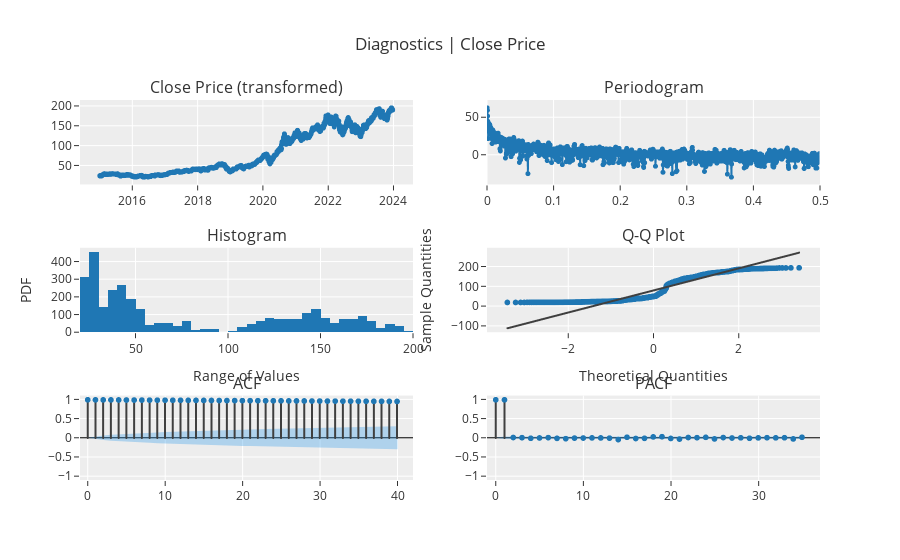

Notebook source saved alongside this figure:
### Code cell
# plot diagnostics
# for certain plots you don't need a trained model
plot_model(plot = 'diagnostics')

### Figure 1 — Plotly figure (JSON) as saved in the notebook; plotly's stock layout.template omitted (floating-point values rounded to 4 significant figures; data arrays with more than 128 entries replaced by an {"elided": "..."} marker saying what was removed)
{"data": [{"line": {"color": "rgb(31, 119, 180)", "width": 2}, "marker": {"color": "rgb(31, 119, 180)", "size": 5}, "mode": "lines+markers", "name": "Close Price (transformed)", "showlegend": false, "type": "scattergl", "x": {"elided": "3284 str values"}, "xaxis": "x", "y": {"elided": "3284 float values"}, "yaxis": "y"}, {"hoverinfo": "text", "hovertext": {"elided": "1642 str values"}, "line": {"color": "#1f77b4", "width": 2}, "marker": {"size": 5}, "mode": "lines+markers", "name": "Close Price (transformed)", "showlegend": false, "type": "scattergl", "x": {"elided": "1642 float values"}, "xaxis": "x2", "y": {"elided": "1642 float values"}, "yaxis": "y2"}, {"bingroup": "x", "hovertemplate": "variable=Close Price (transformed)<br>value=%{x}<br>count=%{y}<extra></extra>", "legendgroup": "Close Price (transformed)", "marker": {"color": "#1f77b4", "pattern": {"shape": ""}}, "name": "Close Price (transformed)", "orientation": "v", "showlegend": false, "type": "histogram", "x": {"elided": "3284 float values"}, "xaxis": "x3", "yaxis": "y3"}, {"marker": {"color": "#1f77b4"}, "mode": "markers", "name": "Close Price (transformed)", "showlegend": false, "type": "scattergl", "x": {"elided": "3284 float values"}, "xaxis": "x4", "y": {"elided": "3284 float values"}, "yaxis": "y4"}, {"line": {"color": "#3f3f3f"}, "mode": "lines", "name": "Close Price (transformed)", "showlegend": false, "type": "scattergl", "x": {"elided": "3284 float values"}, "xaxis": "x4", "y": {"elided": "3284 float values"}, "yaxis": "y4"}, {"line": {"color": "#3f3f3f"}, "mode": "lines", "name": "ACF", "showlegend": false, "type": "scattergl", "x": [0, 0], "xaxis": "x5", "y": [0, 1], "yaxis": "y5"}, {"line": {"color": "#3f3f3f"}, "mode": "lines", "name": "ACF", "showlegend": false, "type": "scattergl", "x": [1, 1], "xaxis": "x5", "y": [0, 0.9989], "yaxis": "y5"}, {"line": {"color": "#3f3f3f"}, "mode": "lines", "name": "ACF", "showlegend": false, "type": "scattergl", "x": [2, 2], "xaxis": "x5", "y": [0, 0.9978], "yaxis": "y5"}, {"line": {"color": "#3f3f3f"}, "mode": "lines", "name": "ACF", "showlegend": false, "type": "scattergl", "x": [3, 3], "xaxis": "x5", "y": [0, 0.9968], "yaxis": "y5"}, {"line": {"color": "#3f3f3f"}, "mode": "lines", "name": "ACF", "showlegend": false, "type": "scattergl", "x": [4, 4], "xaxis": "x5", "y": [0, 0.9957], "yaxis": "y5"}, {"line": {"color": "#3f3f3f"}, "mode": "lines", "name": "ACF", "showlegend": false, "type": "scattergl", "x": [5, 5], "xaxis": "x5", "y": [0, 0.9947], "yaxis": "y5"}, {"line": {"color": "#3f3f3f"}, "mode": "lines", "name": "ACF", "showlegend": false, "type": "scattergl", "x": [6, 6], "xaxis": "x5", "y": [0, 0.9936], "yaxis": "y5"}, {"line": {"color": "#3f3f3f"}, "mode": "lines", "name": "ACF", "showlegend": false, "type": "scattergl", "x": [7, 7], "xaxis": "x5", "y": [0, 0.9926], "yaxis": "y5"}, {"line": {"color": "#3f3f3f"}, "mode": "lines", "name": "ACF", "showlegend": false, "type": "scattergl", "x": [8, 8], "xaxis": "x5", "y": [0, 0.9915], "yaxis": "y5"}, {"line": {"color": "#3f3f3f"}, "mode": "lines", "name": "ACF", "showlegend": false, "type": "scattergl", "x": [9, 9], "xaxis": "x5", "y": [0, 0.9904], "yaxis": "y5"}, {"line": {"color": "#3f3f3f"}, "mode": "lines", "name": "ACF", "showlegend": false, "type": "scattergl", "x": [10, 10], "xaxis": "x5", "y": [0, 0.9893], "yaxis": "y5"}, {"line": {"color": "#3f3f3f"}, "mode": "lines", "name": "ACF", "showlegend": false, "type": "scattergl", "x": [11, 11], "xaxis": "x5", "y": [0, 0.9882], "yaxis": "y5"}, {"line": {"color": "#3f3f3f"}, "mode": "lines", "name": "ACF", "showlegend": false, "type": "scattergl", "x": [12, 12], "xaxis": "x5", "y": [0, 0.9871], "yaxis": "y5"}, {"line": {"color": "#3f3f3f"}, "mode": "lines", "name": "ACF", "showlegend": false, "type": "scattergl", "x": [13, 13], "xaxis": "x5", "y": [0, 0.986], "yaxis": "y5"}, {"line": {"color": "#3f3f3f"}, "mode": "lines", "name": "ACF", "showlegend": false, "type": "scattergl", "x": [14, 14], "xaxis": "x5", "y": [0, 0.9849], "yaxis": "y5"}, {"line": {"color": "#3f3f3f"}, "mode": "lines", "name": "ACF", "showlegend": false, "type": "scattergl", "x": [15, 15], "xaxis": "x5", "y": [0, 0.9838], "yaxis": "y5"}, {"line": {"color": "#3f3f3f"}, "mode": "lines", "name": "ACF", "showlegend": false, "type": "scattergl", "x": [16, 16], "xaxis": "x5", "y": [0, 0.9826], "yaxis": "y5"}, {"line": {"color": "#3f3f3f"}, "mode": "lines", "name": "ACF", "showlegend": false, "type": "scattergl", "x": [17, 17], "xaxis": "x5", "y": [0, 0.9815], "yaxis": "y5"}, {"line": {"color": "#3f3f3f"}, "mode": "lines", "name": "ACF", "showlegend": false, "type": "scattergl", "x": [18, 18], "xaxis": "x5", "y": [0, 0.9804], "yaxis": "y5"}, {"line": {"color": "#3f3f3f"}, "mode": "lines", "name": "ACF", "showlegend": false, "type": "scattergl", "x": [19, 19], "xaxis": "x5", "y": [0, 0.9793], "yaxis": "y5"}, {"line": {"color": "#3f3f3f"}, "mode": "lines", "name": "ACF", "showlegend": false, "type": "scattergl", "x": [20, 20], "xaxis": "x5", "y": [0, 0.9783], "yaxis": "y5"}, {"line": {"color": "#3f3f3f"}, "mode": "lines", "name": "ACF", "showlegend": false, "type": "scattergl", "x": [21, 21], "xaxis": "x5", "y": [0, 0.9772], "yaxis": "y5"}, {"line": {"color": "#3f3f3f"}, "mode": "lines", "name": "ACF", "showlegend": false, "type": "scattergl", "x": [22, 22], "xaxis": "x5", "y": [0, 0.9761], "yaxis": "y5"}, {"line": {"color": "#3f3f3f"}, "mode": "lines", "name": "ACF", "showlegend": false, "type": "scattergl", "x": [23, 23], "xaxis": "x5", "y": [0, 0.975], "yaxis": "y5"}, {"line": {"color": "#3f3f3f"}, "mode": "lines", "name": "ACF", "showlegend": false, "type": "scattergl", "x": [24, 24], "xaxis": "x5", "y": [0, 0.9739], "yaxis": "y5"}, {"line": {"color": "#3f3f3f"}, "mode": "lines", "name": "ACF", "showlegend": false, "type": "scattergl", "x": [25, 25], "xaxis": "x5", "y": [0, 0.9729], "yaxis": "y5"}, {"line": {"color": "#3f3f3f"}, "mode": "lines", "name": "ACF", "showlegend": false, "type": "scattergl", "x": [26, 26], "xaxis": "x5", "y": [0, 0.9718], "yaxis": "y5"}, {"line": {"color": "#3f3f3f"}, "mode": "lines", "name": "ACF", "showlegend": false, "type": "scattergl", "x": [27, 27], "xaxis": "x5", "y": [0, 0.9707], "yaxis": "y5"}, {"line": {"color": "#3f3f3f"}, "mode": "lines", "name": "ACF", "showlegend": false, "type": "scattergl", "x": [28, 28], "xaxis": "x5", "y": [0, 0.9697], "yaxis": "y5"}, {"line": {"color": "#3f3f3f"}, "mode": "lines", "name": "ACF", "showlegend": false, "type": "scattergl", "x": [29, 29], "xaxis": "x5", "y": [0, 0.9686], "yaxis": "y5"}, {"line": {"color": "#3f3f3f"}, "mode": "lines", "name": "ACF", "showlegend": false, "type": "scattergl", "x": [30, 30], "xaxis": "x5", "y": [0, 0.9675], "yaxis": "y5"}, {"line": {"color": "#3f3f3f"}, "mode": "lines", "name": "ACF", "showlegend": false, "type": "scattergl", "x": [31, 31], "xaxis": "x5", "y": [0, 0.9665], "yaxis": "y5"}, {"line": {"color": "#3f3f3f"}, "mode": "lines", "name": "ACF", "showlegend": false, "type": "scattergl", "x": [32, 32], "xaxis": "x5", "y": [0, 0.9655], "yaxis": "y5"}, {"line": {"color": "#3f3f3f"}, "mode": "lines", "name": "ACF", "showlegend": false, "type": "scattergl", "x": [33, 33], "xaxis": "x5", "y": [0, 0.9644], "yaxis": "y5"}, {"line": {"color": "#3f3f3f"}, "mode": "lines", "name": "ACF", "showlegend": false, "type": "scattergl", "x": [34, 34], "xaxis": "x5", "y": [0, 0.9634], "yaxis": "y5"}, {"line": {"color": "#3f3f3f"}, "mode": "lines", "name": "ACF", "showlegend": false, "type": "scattergl", "x": [35, 35], "xaxis": "x5", "y": [0, 0.9624], "yaxis": "y5"}, {"line": {"color": "#3f3f3f"}, "mode": "lines", "name": "ACF", "showlegend": false, "type": "scattergl", "x": [36, 36], "xaxis": "x5", "y": [0, 0.9613], "yaxis": "y5"}, {"line": {"color": "#3f3f3f"}, "mode": "lines", "name": "ACF", "showlegend": false, "type": "scattergl", "x": [37, 37], "xaxis": "x5", "y": [0, 0.9602], "yaxis": "y5"}, {"line": {"color": "#3f3f3f"}, "mode": "lines", "name": "ACF", "showlegend": false, "type": "scattergl", "x": [38, 38], "xaxis": "x5", "y": [0, 0.9592], "yaxis": "y5"}, {"line": {"color": "#3f3f3f"}, "mode": "lines", "name": "ACF", "showlegend": false, "type": "scattergl", "x": [39, 39], "xaxis": "x5", "y": [0, 0.9581], "yaxis": "y5"}, {"line": {"color": "#3f3f3f"}, "mode": "lines", "name": "ACF", "showlegend": false, "type": "scattergl", "x": [40, 40], "xaxis": "x5", "y": [0, 0.9571], "yaxis": "y5"}, {"marker": {"color": "#1f77b4", "size": 6}, "mode": "markers", "name": "ACF", "showlegend": false, "type": "scattergl", "x": [0, 1, 2, 3, 4, 5, 6, 7, 8, 9, 10, 11, 12, 13, 14, 15, 16, 17, 18, 19, 20, 21, 22, 23, 24, 25, 26, 27, 28, 29, 30, 31, 32, 33, 34, 35, 36, 37, 38, 39, 40], "xaxis": "x5", "y": [1.0, 0.9989, 0.9978, 0.9968, 0.9957, 0.9947, 0.9936, 0.9926, 0.9915, 0.9904, 0.9893, 0.9882, 0.9871, 0.986, 0.9849, 0.9838, 0.9826, 0.9815, 0.9804, 0.9793, 0.9783, 0.9772, 0.9761, 0.975, 0.9739, 0.9729, 0.9718, 0.9707, 0.9697, 0.9686, 0.9675, 0.9665, 0.9655, 0.9644, 0.9634, 0.9624, 0.9613, 0.9602, 0.9592, 0.9581, 0.9571], "yaxis": "y5"}, {"line": {"color": "rgba(255,255,255,0)"}, "mode": "lines", "name": "UC", "showlegend": false, "type": "scatter", "x": [0, 1, 2, 3, 4, 5, 6, 7, 8, 9, 10, 11, 12, 13, 14, 15, 16, 17, 18, 19, 20, 21, 22, 23, 24, 25, 26, 27, 28, 29, 30, 31, 32, 33, 34, 35, 36, 37, 38, 39, 40], "xaxis": "x5", "y": [0.0, 0.0342, 0.0592, 0.07638, 0.09032, 0.1024, 0.1131, 0.1229, 0.1319, 0.1404, 0.1483, 0.1559, 0.163, 0.1699, 0.1764, 0.1828, 0.1888, 0.1947, 0.2004, 0.206, 0.2113, 0.2166, 0.2217, 0.2266, 0.2315, 0.2362, 0.2409, 0.2454, 0.2499, 0.2542, 0.2585, 0.2627, 0.2669, 0.2709, 0.2749, 0.2788, 0.2827, 0.2865, 0.2902, 0.2939, 0.2975], "yaxis": "y5"}, {"fill": "tonexty", "fillcolor": "rgba(32, 146, 230,0.3)", "line": {"color": "rgba(255,255,255,0)"}, "mode": "lines", "name": "LC", "showlegend": false, "type": "scatter", "x": [0, 1, 2, 3, 4, 5, 6, 7, 8, 9, 10, 11, 12, 13, 14, 15, 16, 17, 18, 19, 20, 21, 22, 23, 24, 25, 26, 27, 28, 29, 30, 31, 32, 33, 34, 35, 36, 37, 38, 39, 40], "xaxis": "x5", "y": [0.0, -0.0342, -0.0592, -0.07638, -0.09032, -0.1024, -0.1131, -0.1229, -0.1319, -0.1404, -0.1483, -0.1559, -0.163, -0.1699, -0.1764, -0.1828, -0.1888, -0.1947, -0.2004, -0.206, -0.2113, -0.2166, -0.2217, -0.2266, -0.2315, -0.2362, -0.2409, -0.2454, -0.2499, -0.2542, -0.2585, -0.2627, -0.2669, -0.2709, -0.2749, -0.2788, -0.2827, -0.2865, -0.2902, -0.2939, -0.2975], "yaxis": "y5"}, {"line": {"color": "#3f3f3f"}, "mode": "lines", "name": "PACF", "showlegend": false, "type": "scattergl", "x": [0, 0], "xaxis": "x6", "y": [0, 1], "yaxis": "y6"}, {"line": {"color": "#3f3f3f"}, "mode": "lines", "name": "PACF", "showlegend": false, "type": "scattergl", "x": [1, 1], "xaxis": "x6", "y": [0, 0.9992], "yaxis": "y6"}, {"line": {"color": "#3f3f3f"}, "mode": "lines", "name": "PACF", "showlegend": false, "type": "scattergl", "x": [2, 2], "xaxis": "x6", "y": [0, 0.01307], "yaxis": "y6"}, {"line": {"color": "#3f3f3f"}, "mode": "lines", "name": "PACF", "showlegend": false, "type": "scattergl", "x": [3, 3], "xaxis": "x6", "y": [0, 0.008672], "yaxis": "y6"}, {"line": {"color": "#3f3f3f"}, "mode": "lines", "name": "PACF", "showlegend": false, "type": "scattergl", "x": [4, 4], "xaxis": "x6", "y": [0, -0.007259], "yaxis": "y6"}, {"line": {"color": "#3f3f3f"}, "mode": "lines", "name": "PACF", "showlegend": false, "type": "scattergl", "x": [5, 5], "xaxis": "x6", "y": [0, 0.001169], "yaxis": "y6"}, {"line": {"color": "#3f3f3f"}, "mode": "lines", "name": "PACF", "showlegend": false, "type": "scattergl", "x": [6, 6], "xaxis": "x6", "y": [0, 0.01007], "yaxis": "y6"}, {"line": {"color": "#3f3f3f"}, "mode": "lines", "name": "PACF", "showlegend": false, "type": "scattergl", "x": [7, 7], "xaxis": "x6", "y": [0, -0.009936], "yaxis": "y6"}, {"line": {"color": "#3f3f3f"}, "mode": "lines", "name": "PACF", "showlegend": false, "type": "scattergl", "x": [8, 8], "xaxis": "x6", "y": [0, -0.0184], "yaxis": "y6"}, {"line": {"color": "#3f3f3f"}, "mode": "lines", "name": "PACF", "showlegend": false, "type": "scattergl", "x": [9, 9], "xaxis": "x6", "y": [0, -0.002193], "yaxis": "y6"}, {"line": {"color": "#3f3f3f"}, "mode": "lines", "name": "PACF", "showlegend": false, "type": "scattergl", "x": [10, 10], "xaxis": "x6", "y": [0, -0.00118], "yaxis": "y6"}, {"line": {"color": "#3f3f3f"}, "mode": "lines", "name": "PACF", "showlegend": false, "type": "scattergl", "x": [11, 11], "xaxis": "x6", "y": [0, 0.002145], "yaxis": "y6"}, {"line": {"color": "#3f3f3f"}, "mode": "lines", "name": "PACF", "showlegend": false, "type": "scattergl", "x": [12, 12], "xaxis": "x6", "y": [0, 0.001388], "yaxis": "y6"}, {"line": {"color": "#3f3f3f"}, "mode": "lines", "name": "PACF", "showlegend": false, "type": "scattergl", "x": [13, 13], "xaxis": "x6", "y": [0, -0.003185], "yaxis": "y6"}, {"line": {"color": "#3f3f3f"}, "mode": "lines", "name": "PACF", "showlegend": false, "type": "scattergl", "x": [14, 14], "xaxis": "x6", "y": [0, -0.04167], "yaxis": "y6"}, {"line": {"color": "#3f3f3f"}, "mode": "lines", "name": "PACF", "showlegend": false, "type": "scattergl", "x": [15, 15], "xaxis": "x6", "y": [0, 0.01956], "yaxis": "y6"}, {"line": {"color": "#3f3f3f"}, "mode": "lines", "name": "PACF", "showlegend": false, "type": "scattergl", "x": [16, 16], "xaxis": "x6", "y": [0, -0.01286], "yaxis": "y6"}, {"line": {"color": "#3f3f3f"}, "mode": "lines", "name": "PACF", "showlegend": false, "type": "scattergl", "x": [17, 17], "xaxis": "x6", "y": [0, -0.009367], "yaxis": "y6"}, {"line": {"color": "#3f3f3f"}, "mode": "lines", "name": "PACF", "showlegend": false, "type": "scattergl", "x": [18, 18], "xaxis": "x6", "y": [0, 0.02887], "yaxis": "y6"}, {"line": {"color": "#3f3f3f"}, "mode": "lines", "name": "PACF", "showlegend": false, "type": "scattergl", "x": [19, 19], "xaxis": "x6", "y": [0, 0.0341], "yaxis": "y6"}, {"line": {"color": "#3f3f3f"}, "mode": "lines", "name": "PACF", "showlegend": false, "type": "scattergl", "x": [20, 20], "xaxis": "x6", "y": [0, -0.01231], "yaxis": "y6"}, {"line": {"color": "#3f3f3f"}, "mode": "lines", "name": "PACF", "showlegend": false, "type": "scattergl", "x": [21, 21], "xaxis": "x6", "y": [0, -0.02784], "yaxis": "y6"}, {"line": {"color": "#3f3f3f"}, "mode": "lines", "name": "PACF", "showlegend": false, "type": "scattergl", "x": [22, 22], "xaxis": "x6", "y": [0, 0.013], "yaxis": "y6"}, {"line": {"color": "#3f3f3f"}, "mode": "lines", "name": "PACF", "showlegend": false, "type": "scattergl", "x": [23, 23], "xaxis": "x6", "y": [0, 0.008624], "yaxis": "y6"}, {"line": {"color": "#3f3f3f"}, "mode": "lines", "name": "PACF", "showlegend": false, "type": "scattergl", "x": [24, 24], "xaxis": "x6", "y": [0, 0.01718], "yaxis": "y6"}, {"line": {"color": "#3f3f3f"}, "mode": "lines", "name": "PACF", "showlegend": false, "type": "scattergl", "x": [25, 25], "xaxis": "x6", "y": [0, -0.02425], "yaxis": "y6"}, {"line": {"color": "#3f3f3f"}, "mode": "lines", "name": "PACF", "showlegend": false, "type": "scattergl", "x": [26, 26], "xaxis": "x6", "y": [0, 0.01148], "yaxis": "y6"}, {"line": {"color": "#3f3f3f"}, "mode": "lines", "name": "PACF", "showlegend": false, "type": "scattergl", "x": [27, 27], "xaxis": "x6", "y": [0, -0.0001345], "yaxis": "y6"}, {"line": {"color": "#3f3f3f"}, "mode": "lines", "name": "PACF", "showlegend": false, "type": "scattergl", "x": [28, 28], "xaxis": "x6", "y": [0, 0.005242], "yaxis": "y6"}, {"line": {"color": "#3f3f3f"}, "mode": "lines", "name": "PACF", "showlegend": false, "type": "scattergl", "x": [29, 29], "xaxis": "x6", "y": [0, -0.007495], "yaxis": "y6"}, {"line": {"color": "#3f3f3f"}, "mode": "lines", "name": "PACF", "showlegend": false, "type": "scattergl", "x": [30, 30], "xaxis": "x6", "y": [0, 0.003641], "yaxis": "y6"}, {"line": {"color": "#3f3f3f"}, "mode": "lines", "name": "PACF", "showlegend": false, "type": "scattergl", "x": [31, 31], "xaxis": "x6", "y": [0, 0.00816], "yaxis": "y6"}, {"line": {"color": "#3f3f3f"}, "mode": "lines", "name": "PACF", "showlegend": false, "type": "scattergl", "x": [32, 32], "xaxis": "x6", "y": [0, 0.00399], "yaxis": "y6"}, {"line": {"color": "#3f3f3f"}, "mode": "lines", "name": "PACF", "showlegend": false, "type": "scattergl", "x": [33, 33], "xaxis": "x6", "y": [0, 0.007687], "yaxis": "y6"}, {"line": {"color": "#3f3f3f"}, "mode": "lines", "name": "PACF", "showlegend": false, "type": "scattergl", "x": [34, 34], "xaxis": "x6", "y": [0, -0.02455], "yaxis": "y6"}, {"line": {"color": "#3f3f3f"}, "mode": "lines", "name": "PACF", "showlegend": false, "type": "scattergl", "x": [35, 35], "xaxis": "x6", "y": [0, 0.01867], "yaxis": "y6"}, {"marker": {"color": "#1f77b4", "size": 6}, "mode": "markers", "name": "PACF", "showlegend": false, "type": "scattergl", "x": [0, 1, 2, 3, 4, 5, 6, 7, 8, 9, 10, 11, 12, 13, 14, 15, 16, 17, 18, 19, 20, 21, 22, 23, 24, 25, 26, 27, 28, 29, 30, 31, 32, 33, 34, 35], "xaxis": "x6", "y": [1.0, 0.9992, 0.01307, 0.008672, -0.007259, 0.001169, 0.01007, -0.009936, -0.0184, -0.002193, -0.00118, 0.002145, 0.001388, -0.003185, -0.04167, 0.01956, -0.01286, -0.009367, 0.02887, 0.0341, -0.01231, -0.02784, 0.013, 0.008624, 0.01718, -0.02425, 0.01148, -0.0001345, 0.005242, -0.007495, 0.003641, 0.00816, 0.00399, 0.007687, -0.02455, 0.01867], "yaxis": "y6"}, {"line": {"color": "rgba(255,255,255,0)"}, "mode": "lines", "name": "UC", "showlegend": false, "type": "scatter", "x": [0, 1, 2, 3, 4, 5, 6, 7, 8, 9, 10, 11, 12, 13, 14, 15, 16, 17, 18, 19, 20, 21, 22, 23, 24, 25, 26, 27, 28, 29, 30, 31, 32, 33, 34, 35], "xaxis": "x6", "y": [0.0, 0.0342, 0.0342, 0.0342, 0.0342, 0.0342, 0.0342, 0.0342, 0.0342, 0.0342, 0.0342, 0.0342, 0.0342, 0.0342, 0.0342, 0.0342, 0.0342, 0.0342, 0.0342, 0.0342, 0.0342, 0.0342, 0.0342, 0.0342, 0.0342, 0.0342, 0.0342, 0.0342, 0.0342, 0.0342, 0.0342, 0.0342, 0.0342, 0.0342, 0.0342, 0.0342], "yaxis": "y6"}, {"fill": "tonexty", "fillcolor": "rgba(32, 146, 230,0.3)", "line": {"color": "rgba(255,255,255,0)"}, "mode": "lines", "name": "LC", "showlegend": false, "type": "scatter", "x": [0, 1, 2, 3, 4, 5, 6, 7, 8, 9, 10, 11, 12, 13, 14, 15, 16, 17, 18, 19, 20, 21, 22, 23, 24, 25, 26, 27, 28, 29, 30, 31, 32, 33, 34, 35], "xaxis": "x6", "y": [0.0, -0.0342, -0.0342, -0.0342, -0.0342, -0.0342, -0.0342, -0.0342, -0.0342, -0.0342, -0.0342, -0.0342, -0.0342, -0.0342, -0.0342, -0.0342, -0.0342, -0.0342, -0.0342, -0.0342, -0.0342, -0.0342, -0.0342, -0.0342, -0.0342, -0.0342, -0.0342, -0.0342, -0.0342, -0.0342, -0.0342, -0.0342, -0.0342, -0.0342, -0.0342, -0.0342], "yaxis": "y6"}], "layout": {"annotations": [{"font": {"size": 16}, "showarrow": false, "text": "Close Price (transformed)", "x": 0.225, "xanchor": "center", "xref": "paper", "y": 1, "yanchor": "bottom", "yref": "paper"}, {"font": {"size": 16}, "showarrow": false, "text": "Periodogram", "x": 0.775, "xanchor": "center", "xref": "paper", "y": 1, "yanchor": "bottom", "yref": "paper"}, {"font": {"size": 16}, "showarrow": false, "text": "Histogram", "x": 0.225, "xanchor": "center", "xref": "paper", "y": 0.6111, "yanchor": "bottom", "yref": "paper"}, {"font": {"size": 16}, "showarrow": false, "text": "Q-Q Plot", "x": 0.775, "xanchor": "center", "xref": "paper", "y": 0.6111, "yanchor": "bottom", "yref": "paper"}, {"font": {"size": 16}, "showarrow": false, "text": "ACF", "x": 0.225, "xanchor": "center", "xref": "paper", "y": 0.2222, "yanchor": "bottom", "yref": "paper"}, {"font": {"size": 16}, "showarrow": false, "text": "PACF", "x": 0.775, "xanchor": "center", "xref": "paper", "y": 0.2222, "yanchor": "bottom", "yref": "paper"}], "showlegend": false, "title": {"text": "Diagnostics | Close Price"}, "xaxis": {"anchor": "y", "domain": [0, 0.45]}, "xaxis2": {"anchor": "y2", "domain": [0.55, 1], "range": [0, 0.5]}, "xaxis3": {"anchor": "y3", "domain": [0, 0.45], "title": {"text": "Range of Values"}}, "xaxis4": {"anchor": "y4", "domain": [0.55, 1], "title": {"text": "Theoretical Quantities"}}, "xaxis5": {"anchor": "y5", "domain": [0, 0.45], "range": [-1, 42]}, "xaxis6": {"anchor": "y6", "domain": [0.55, 1], "range": [-1, 37]}, "yaxis": {"anchor": "x", "domain": [0.7778, 1]}, "yaxis2": {"anchor": "x2", "domain": [0.7778, 1]}, "yaxis3": {"anchor": "x3", "domain": [0.3889, 0.6111], "title": {"text": "PDF"}}, "yaxis4": {"anchor": "x4", "domain": [0.3889, 0.6111], "title": {"text": "Sample Quantities"}}, "yaxis5": {"anchor": "x5", "domain": [0, 0.2222], "range": [-1.1, 1.1], "zerolinecolor": "#000000"}, "yaxis6": {"anchor": "x6", "domain": [0, 0.2222], "range": [-1.1, 1.1], "zerolinecolor": "#000000"}}}
